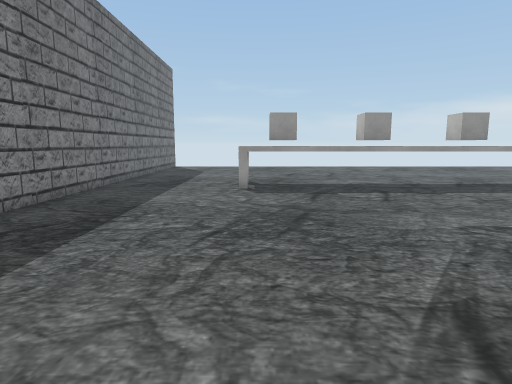
[1] (above)

16 first-person views from a walk through a 3-D level made in the Unity game engine. The camera is 1.4 m above the floor, tilts 8° down and sees 75° across. The floor is counted in squares, 1 m on a side. Each view is taken from the middle of a square. On the plan, view 1 faces up. The plan holds only what a view shows up to about 15 squares ahead; the rest is blank. The player is left out. Some surface patterns are stand-ins.

[2]
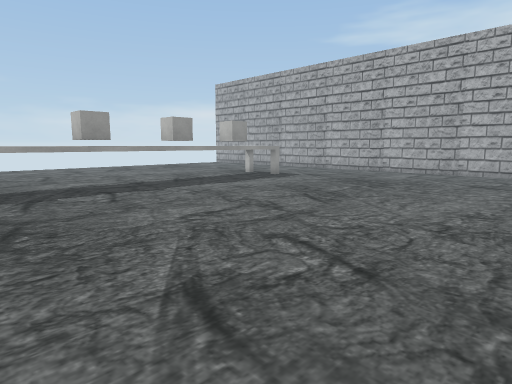

[3]
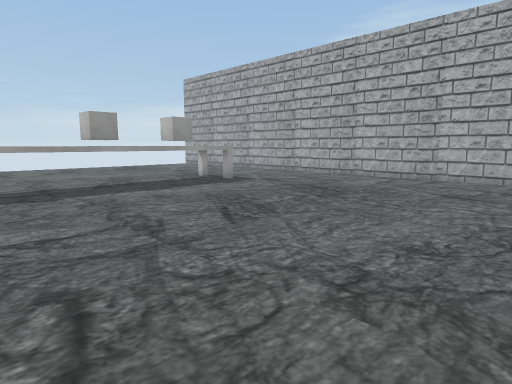

[4]
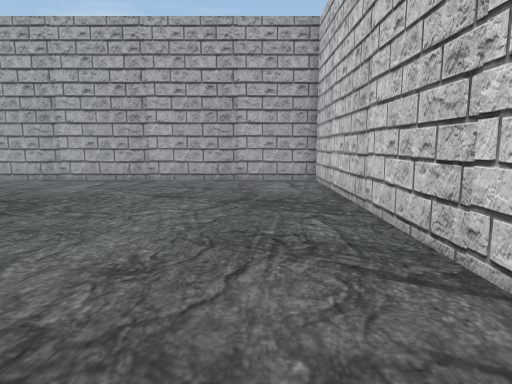

[5]
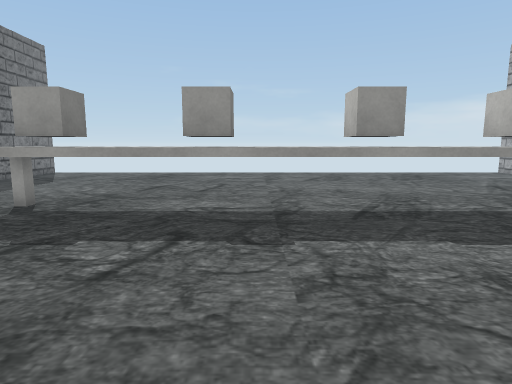

[6]
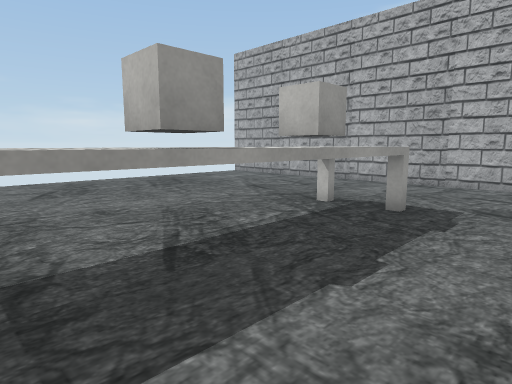

[7]
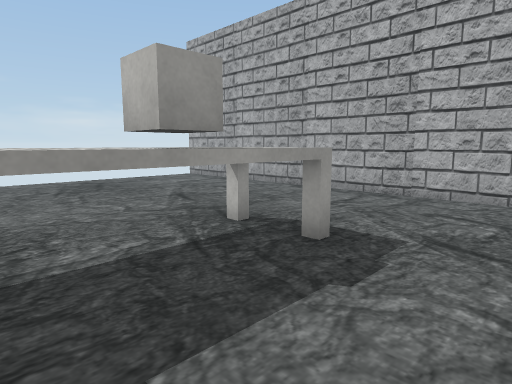

[8]
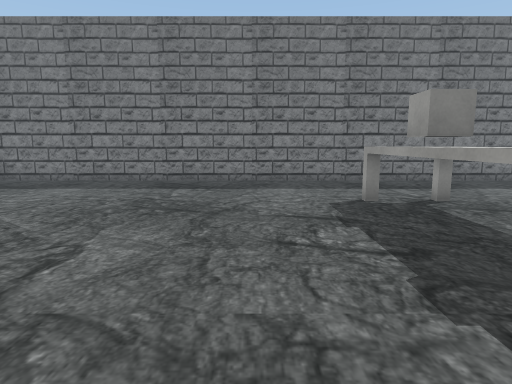

[9]
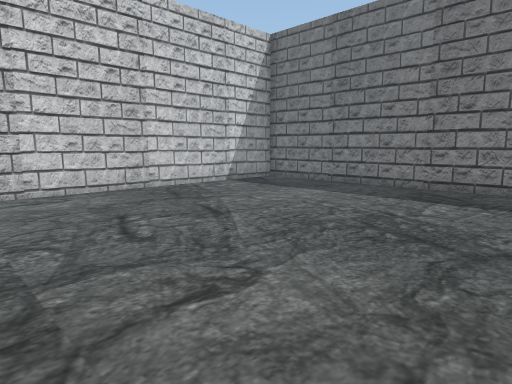

[10]
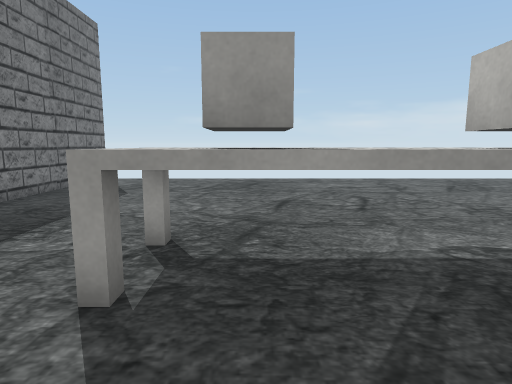

[11]
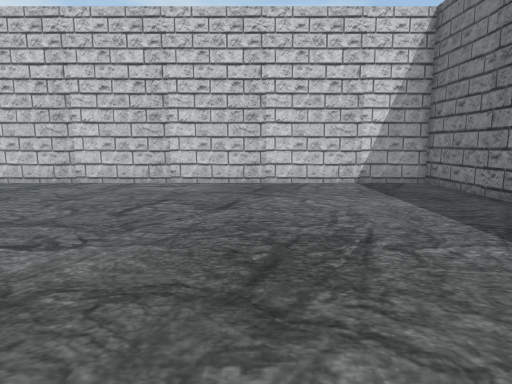

[12]
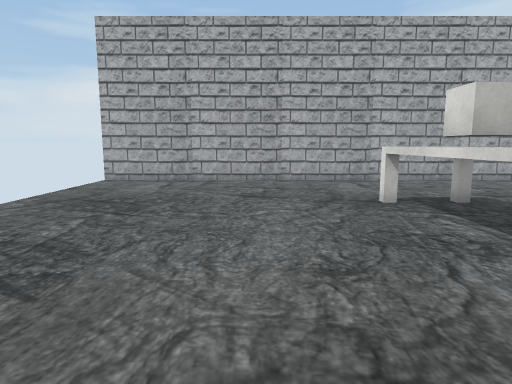

[13]
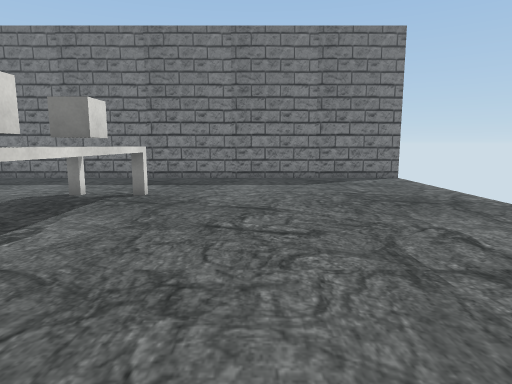

[14]
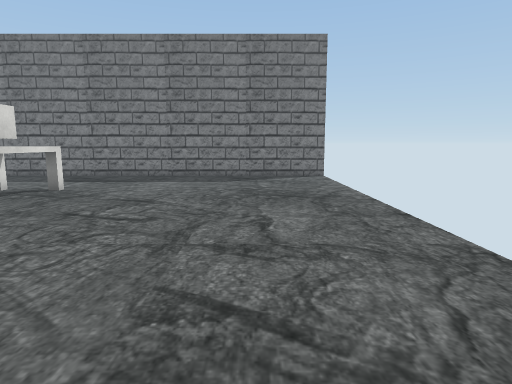

[15]
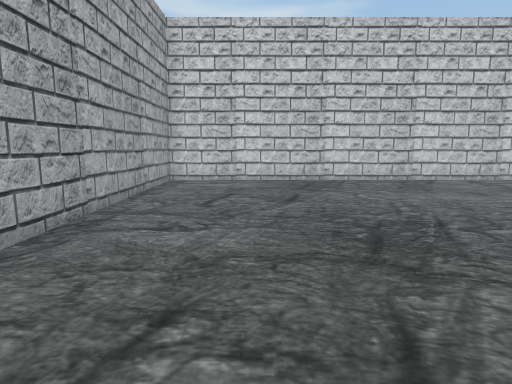

[16]
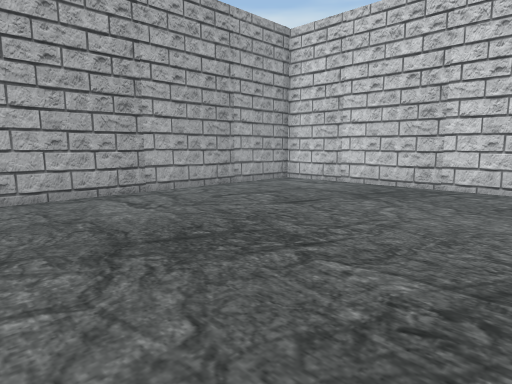

### Floor plan
Key: @ floor where view 1 was taken; # wall or solid block; . floor; ^ raised ledge; O other object.
Columns run from 5 left of view 1 to 18 right of it. Each row starts with its distance up from view 1.
 22 #                      #
 21 #......................#
 20 #......................#
 19 #......................#
 18 #......................#
 17 #......................#
 16 #......................#
 15 #......................#
 14 #......................#
 13 #....^^^^^^^^^^^^^.....#
 12 #....OO^^OO^O^^O^^.....#
 11 #....^^^^^^^^^^^^^.....#
 10 #......................#
  9 #......................#
  8 #......................#
  7 #......................#
  6 #......................#
  5 #......................#
  4 #......................#
  3 #......................#
  2 #......................#
  1 #......................#
  0 #....@.................#
 -1 #......................#
 -2 #......................#
 -3 ########################

Positions as (right, up) in squares from view 1, and headings:
1: (0, 0), facing up
2: (0, 0), facing up-right
3: (3, 0), facing up-right
4: (4, 0), facing right
5: (5, 5), facing up
6: (5, 8), facing up-right
7: (8, 8), facing up-right
8: (8, 8), facing left
9: (6, 8), facing down-left
10: (1, 8), facing up
11: (1, 10), facing down
12: (4, 16), facing right
13: (9, 16), facing left
14: (10, 19), facing left
15: (14, 11), facing down
16: (8, 9), facing down-right
